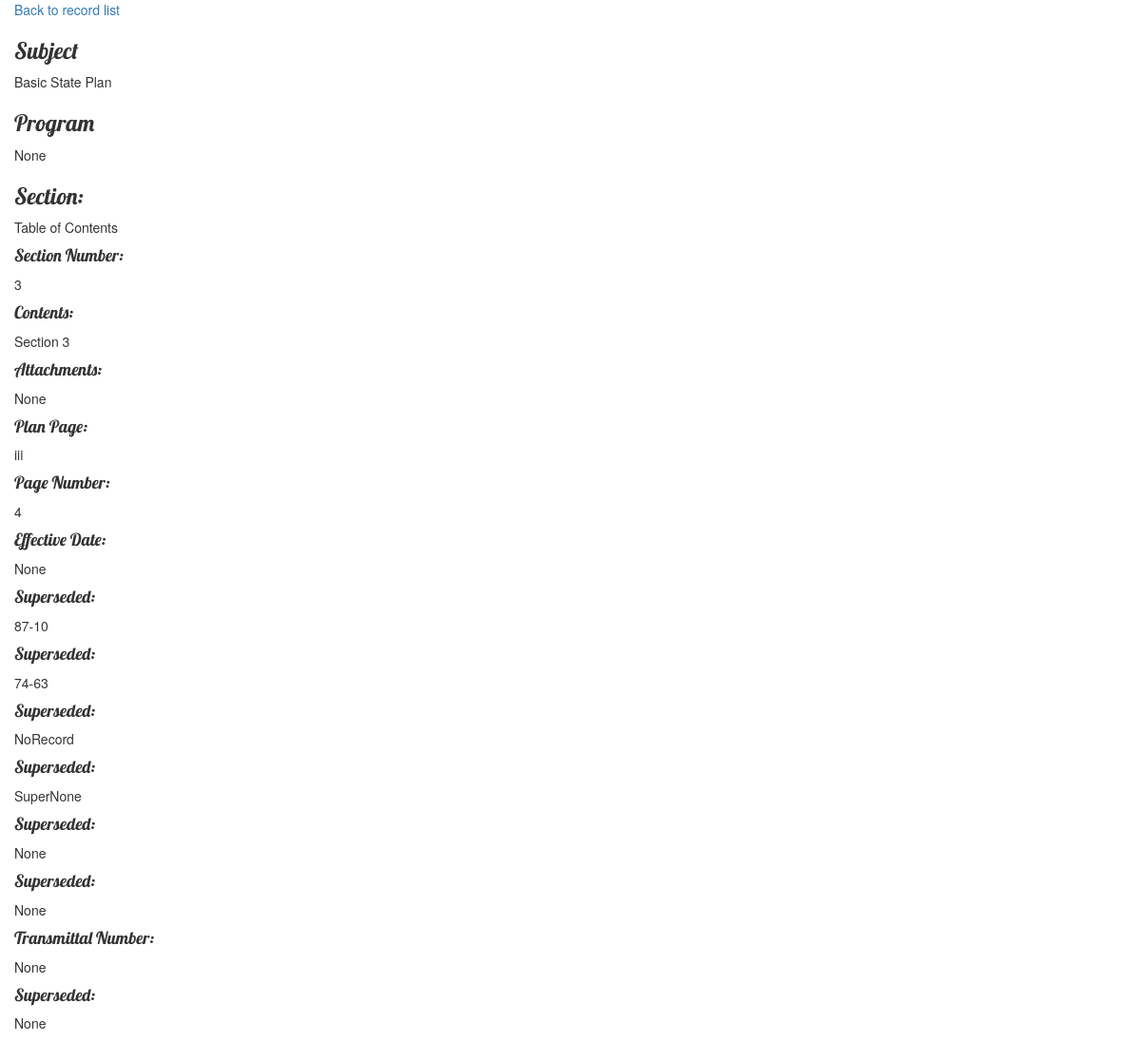
Screenshot of /record/4/ with the database file from the repository.
### StatePlan/models.py (models this page shows)
class Record(models.Model):
    RowID = models.Field.primary_key=True
    Subject = models.CharField(max_length=200,null=True)
    Program= models.CharField(max_length=200,null=True)
    Section= models.CharField(max_length=200,null=True)
    Section_Number= models.CharField(max_length=200,null=True)
    Contents= models.CharField(max_length=200,null=True)
    Attachments= models.CharField(max_length=200,null=True)
    Plan_Page= models.CharField(max_length=200,null=True)
    Page_No= models.CharField(max_length=200,null=True)
    Effective_Date= models.CharField(max_length=200,null=True)
    Transmittal_Number= models.CharField(max_length=200,null=True)
    Superseded1= models.CharField(max_length=200,null=True)
    Superseded2= models.CharField(max_length=200,null=True)
    Superseded3= models.CharField(max_length=200,null=True)
    Superseded4= models.CharField(max_length=200,null=True)
    Superseded5= models.CharField(max_length=200,null=True)
    Superseded6= models.CharField(max_length=200,null=True)
    Superseded7= models.CharField(max_length=200, null=True)

### StatePlan/views.py (the view)
# urls.py: url(r'^record/(?P<id>\d+)/',views.record_detail,name='record_detail'),
def record_detail(request, id):
    try:
        record = Record.objects.get(id=id)
    except Record.DoesNotExist:
        raise Http404('This item does not exist')
    return render(request, 'StatePlan/record_detail.html', {
            'record': record,
        })

### StatePlan/templates/StatePlan/record_detail.html
{% extends "StatePlan/base.html" %}
{% block content %}
    <a href="{% url 'index' %}">Back to record list</a>
    <h3>Subject</h3>
    <p>{{record.Subject}}</p>
    <h3>Program</h3>
    <p>{{record.Program}}</p>
    <h3>Section:</h3>
    <p>{{record.Section}}</p>
    <h4>Section Number:</h4>
    <p>{{record.Section_Number}}</p>
    <h4>Contents:</h4>
    <p>{{record.Contents}}</p>
    <h4>Attachments:</h4>
	<p>{{record.Attachments}}</p>
	<h4>Plan Page:</h4>
	<p>{{record.Plan_Page}}</p>
	<h4>Page Number:</h4>
	<p>{{record.Page_No}}</p>
	<h4>Effective Date: </h4>
	<p>{{record.Effective_Date}}</p>
	<h4>Superseded:	</h4>
	<p>{{record.Superseded1}}</p>
	<h4>Superseded: </h4>
	<p>{{record.Superseded2}}</p>
	<h4>Superseded:</h4>
	<p>{{record.Superseded3}}</p>
	<h4>Superseded:</h4>
	<p>{{record.Superseded4}}</p>
	<h4>Superseded:</h4>
	<p>{{record.Superseded5}}</p>
	<h4>Superseded:</h4>
	<p>{{record.Superseded6}}</p>
	<h4>Transmittal Number:</h4>
	<p>{{record.Transmittal_Number}}</p>
	<h4>Superseded:</h4>
	<p>{{record.Superseded7}}</p>
{%endblock%}

### StatePlan/static/css/StatePlan.css (style rules this page uses)
body { padding-left: 15px; }
h1, h2, h3, h4 { font-family: 'Lobster', cursive; }

### rows the page displays
Record: Subject "Basic State Plan", Program "None", Section "Table of Contents", Section_Number "3", Contents "Section 3", Attachments "None", Plan_Page "iii", Page_No "4", Effective_Date "None", Superseded1 "87-10", Superseded2 "74-63", Superseded3 "NoRecord", Superseded4 "SuperNone", Superseded5 "None", Superseded6 "None", Transmittal_Number "None", Superseded7 "None"
